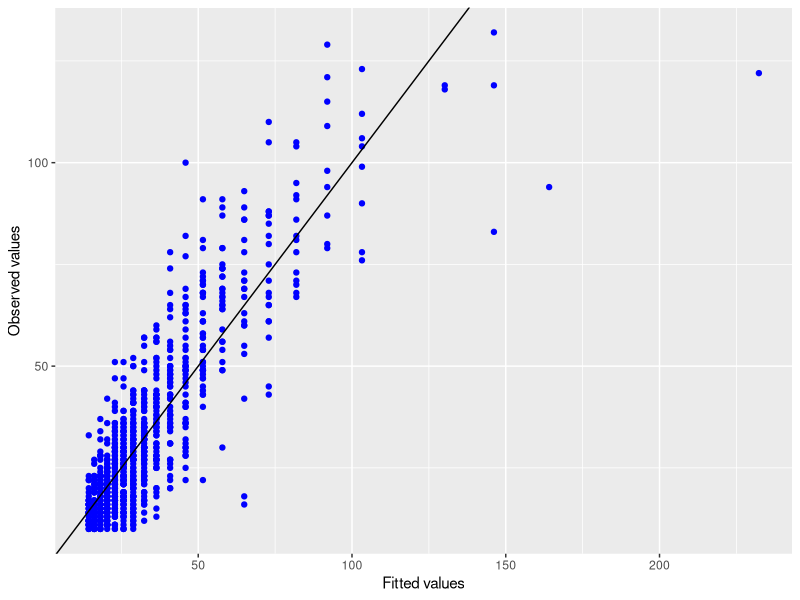
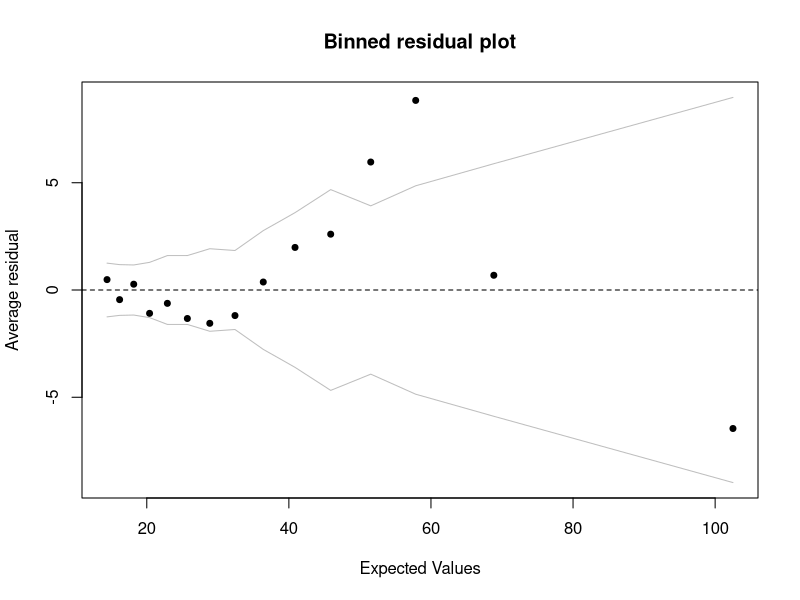
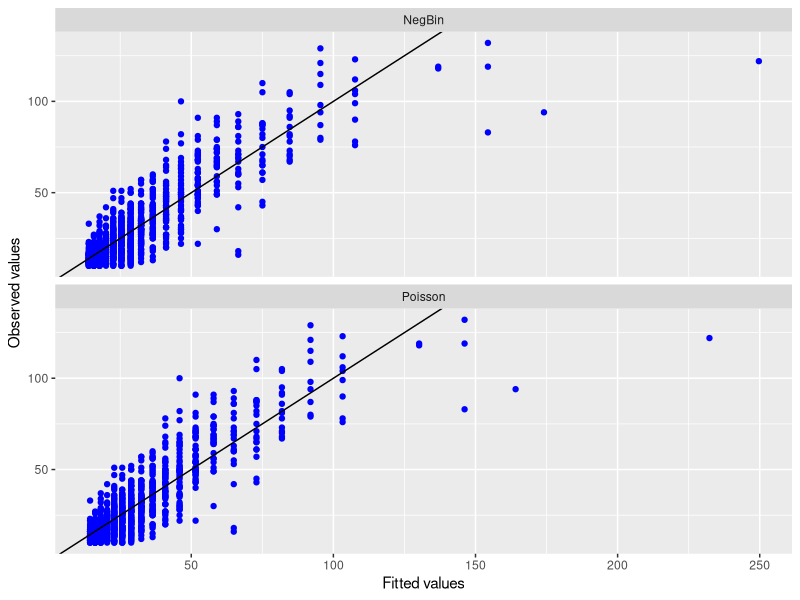

Recreate these plots in R, in order.
#Packages: AER
?quakes
View(quakes)
m <- glm(stations ~ mag, data = quakes, family = poisson)
summary(m)
# Plot observed against fitted:
library(ggplot2)
res <- data.frame(Observed = quakes$stations,
                  Fitted = predict(m, type = "response"))
ggplot(res, aes(Fitted, Observed)) +
  geom_point(colour = "blue") +
  geom_abline(intercept = 0, slope = 1) +
  xlab("Fitted values") + ylab("Observed values")
# Binned residual plot:
library(arm)
binnedplot(predict(m, type = "response"),
           residuals(m, type = "response"))
# Test overdispersion
library(AER)
dispersiontest(m, trafo = 1)
# Fit NB regression:
library(MASS)
m2 <- glm.nb(stations ~ mag, data = quakes)
summary(m2)
# Compare fit of observed against fitted:
n <- nrow(quakes)
models <- data.frame(Observed = rep(quakes$stations, 2),
                     Fitted = c(predict(m, type = "response"),
                                predict(m2, type = "response")),
                     Model = rep(c("Poisson", "NegBin"),
                                 c(n, n)))
ggplot(models, aes(Fitted, Observed)) +
  geom_point(colour = "blue") +
  facet_wrap(~ Model, nrow = 3) +
  geom_abline(intercept = 0, slope = 1) +
  xlab("Fitted values") + ylab("Observed values")
